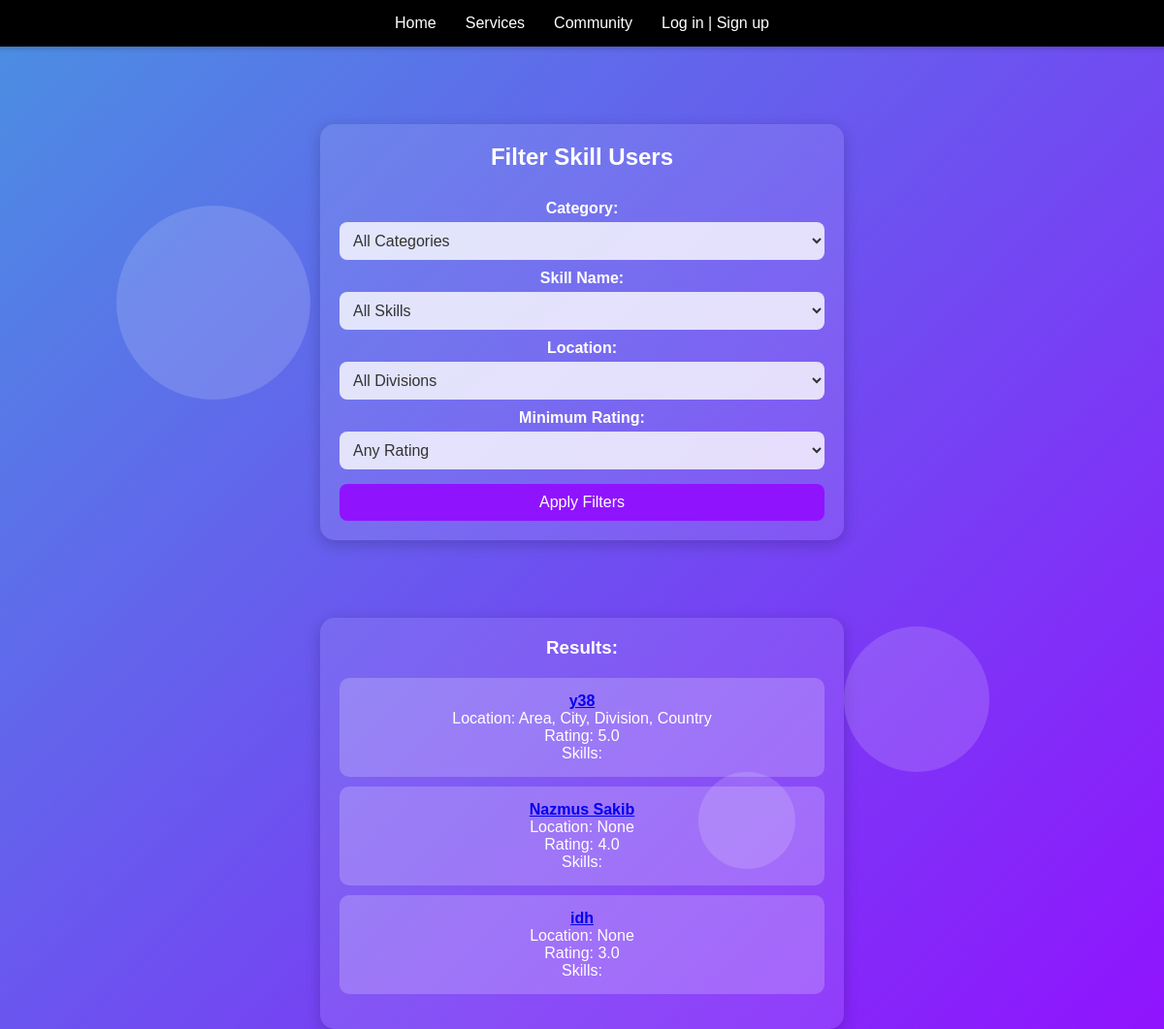
The page /filter-skills/ on the database as committed earlier.
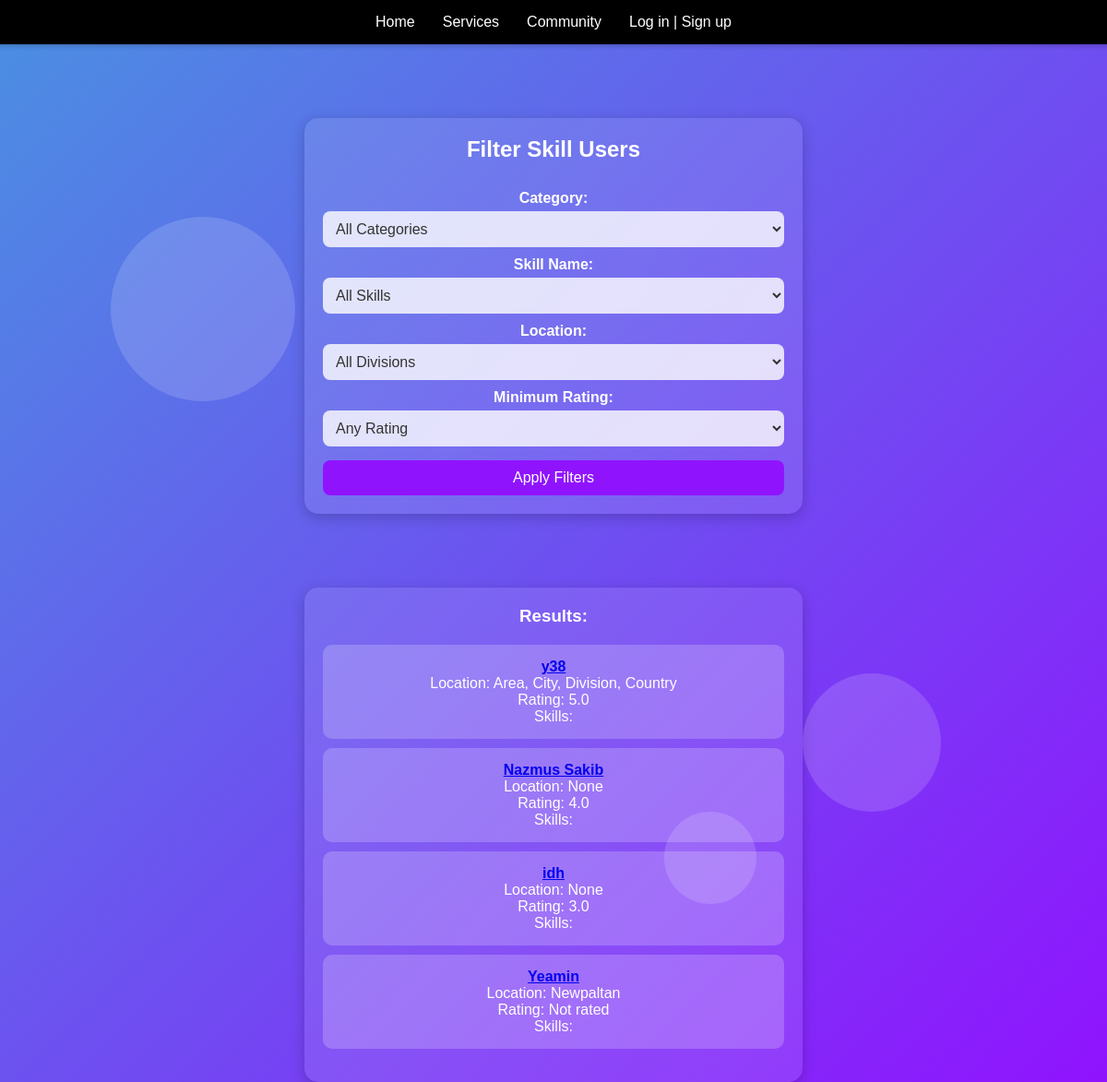
The same page on the database as committed later.
### Users/models.py (models this page shows, shortened)
class profile(models.Model):
    user = models.OneToOneField(User, null=True, on_delete=models.CASCADE)
    name = models.CharField(max_length=100, null=True, blank=True)
    bio = models.TextField(null=True, blank=True)
    image = models.ImageField(upload_to='images/profile_images/', default='images/profile_images/default.jpg', null=True, blank=True)
    birthday = models.DateField(null=True, blank=True)
    gender = models.CharField(max_length=10, choices=[('Male', 'Male'), ('Female', 'Female'), ('Other', 'Other')], null=True, blank=True)
    location = models.CharField(max_length=255, null=True, blank=True)
    phone=models.CharField(default="Enter number",max_length=11,null=True, blank=True)
    status=models.CharField(default='Non-professional', max_length=100)

class PublicProfile(models.Model):
    user = models.OneToOneField(User, on_delete=models.CASCADE, related_name="public_profile")
    rating = models.FloatField(default=0.0)
    followers = models.ManyToManyField(User, related_name="follows", blank=True)
    following = models.ManyToManyField(User, related_name="following_profiles", blank=True)

### Users/views.py (the view)
# urls.py: path('filter-skills/', views.filter_skills, name='filter_skills'),
def filter_skills(request):
    categories = Skill.objects.values_list('category', flat=True).distinct()
    skill_names = Skill.objects.values_list('name', flat=True).distinct()
    divisions = [
        'Dhaka', 'Chattogram', 'Khulna', 'Rajshahi', 'Barishal', 'Sylhet', 'Rangpur', 'Mymensingh'
    ]
    selected_category = request.GET.get('category')
    selected_skill_name = request.GET.get('skill_name')
    selected_location = request.GET.get('location')
    selected_rating = request.GET.get('rating')
    skill_users = profile.objects.filter(
        status='Professional',
        user__public_profile__isnull=False
    )
    if selected_category:
        skill_users = skill_users.filter(user__skills__category=selected_category)
    if selected_skill_name:
        skill_users = skill_users.filter(user__skills__name=selected_skill_name)
    if selected_location:
        skill_users = skill_users.filter(location=selected_location)
    if selected_rating:
        skill_users = skill_users.filter(user__public_profile__rating__gte=int(selected_rating))
    skill_users = skill_users.distinct()
    context = {
        'categories': categories,
        'skill_names': skill_names,
        'divisions': divisions,
        'skill_users': skill_users,
        'selected_category': selected_category,
        'selected_skill_name': selected_skill_name,
        'selected_location': selected_location,
        'selected_rating': selected_rating,
    }
    return render(request, 'filter_skills.html', context)

### templates/filter_skills.html (shortened to what this page needs)
<!DOCTYPE html>
<html lang="en">
<head>
</head>
<body>
    <div class="floating-shape shape1"></div>
    <div class="floating-shape shape2"></div>
    <div class="floating-shape shape3"></div>
    <nav>
        <ul>
            <li><a href="#">Home</a></li>
            <li><a href="{% url 'services_page' %}">Services</a></li>
            <li><a href="{% url 'community' %}">Community</a></li>
            <li>
                {% if user.is_authenticated %}
                    <a href="{% url 'profile' %}">Account</a>
                    <a href="{% url 'public_profile' username=user.username %}">Profile Card</a>
                    <a href="{% url 'logout' %}">Logout</a>
                {% else %}
                    <a href="{% url 'login' %}">Log in | Sign up</a>
                {% endif %}
            </li>
        </ul>
    </nav>
    <div class="filter-card">
        <h2>Filter Skill Users</h2>
        <form method="GET" action="{% url 'filter_skills' %}">
            <label for="category">Category:</label>
            <select name="category" id="category">
                <option value="">All Categories</option>
            </select>
            <label for="skill_name">Skill Name:</label>
            <select name="skill_name" id="skill_name">
                <option value="">All Skills</option>
            </select>
            <label for="location">Location:</label>
            <select name="location" id="location">
                <option value="">All Divisions</option>
            </select>
            <label for="rating">Minimum Rating:</label>
            <select name="rating" id="rating">
                <option value="">Any Rating</option>
            </select>
            <button type="submit">Apply Filters</button>
        </form>
    </div>
    <div class="filter-card">
        <h3>Results:</h3>
        <ul class="results-list">
            {% for user_profile in skill_users %}
                <li>
                    <a href="{% url 'public_profile' username=user_profile.user.username %}">
                        <strong>{{ user_profile.user.username }}</strong>
                    </a><br>
                    Location: {{ user_profile.location }}<br>
                    Rating: {{ user_profile.user.public_profile.rating|default:"Not rated" }}<br>
                    Skills:
                </li>
            {% empty %}
                <li>No skill users found with the selected criteria.</li>
            {% endfor %}
        </ul>
    </div>
</body>
</html>

Rows that differ between the two databases and show on the page:
added profile: user.username "Yeamin", location "Newpaltan", user.public_profile.rating "Not rated"
